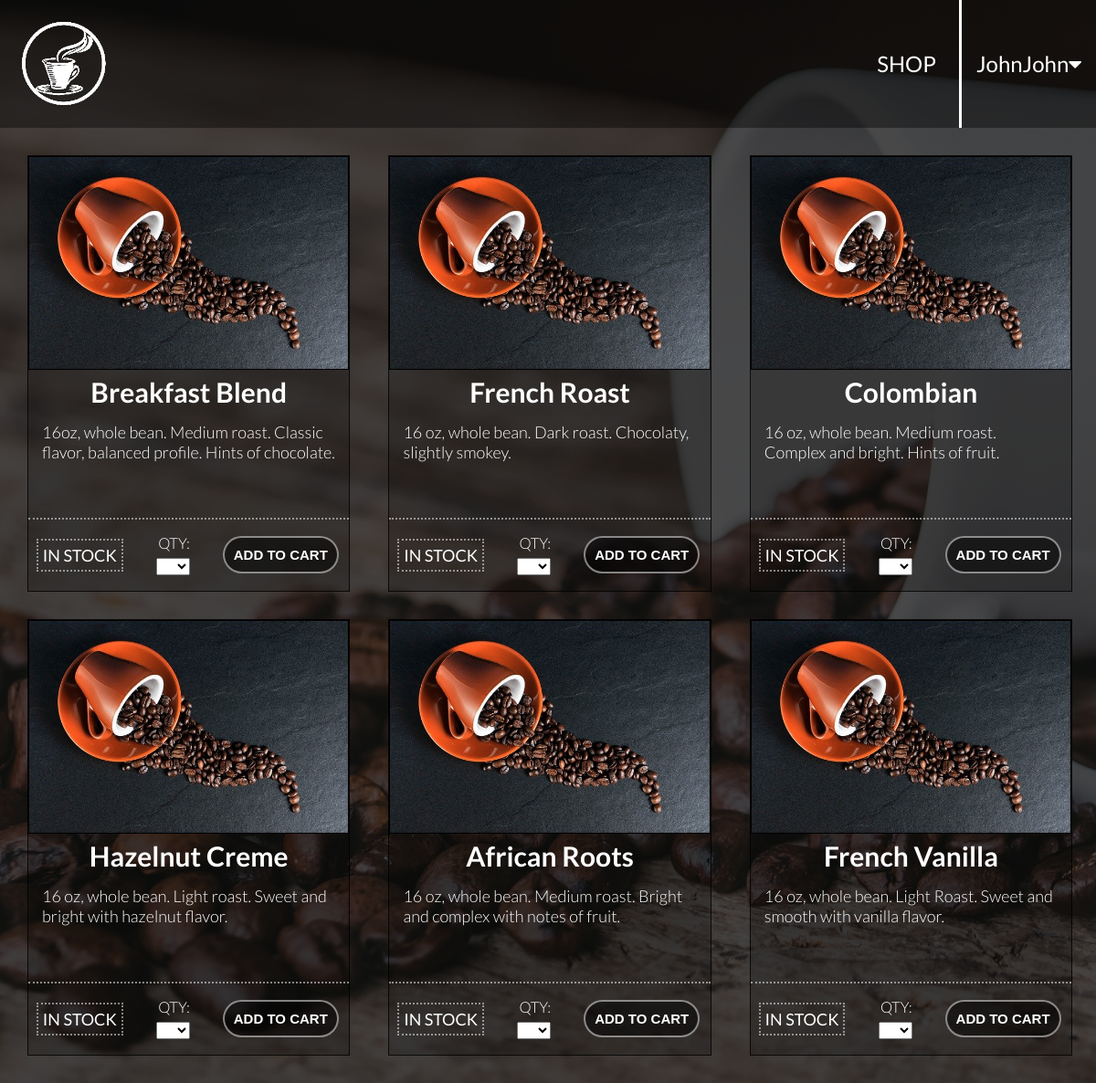
Screenshot of /products (signed in) with the database file from the repository.
### tables this page shows
CREATE TABLE `products` (
  `product_id` int(8) NOT NULL,
  `product_title` varchar(30) NOT NULL,
  `product_description` varchar(128) NOT NULL,
  `quantity` int(8) NOT NULL,
  `price` decimal(8,2) NOT NULL
);

### products.php (called while the page is built, shortened)
<?php
    include_once 'header.php'
?>
<?php
    include_once 'products-grid.php'
?>
<?php
    include_once 'footer.php'
?>

### products-grid.php (the view, shortened to what this page needs)
<div class="row">
    <div class="grid-container">
        <?php
            require_once 'includes/dbh-inc.php';
            $sql = "SELECT * FROM products;";
            $resultdata = mysqli_query($conn, $sql);
            while ($row = mysqli_fetch_assoc($resultdata)) {
                $product_title = $row["product_title"];
                $product_desc = $row["product_description"];
                $quantity = $row["quantity"];
                $product_id = $row["product_id"];
                echo '<div class="grid-item">';
                    echo '<img src="img/coffee-171653_640.jpg">';
                    echo '<h4 id="product-title">'.$product_title.'</h4>';
                    echo '<p id="product-description">'.$product_desc.'</p>';
                    echo '<div class="sub-grid-container">';
                        echo '<div>';
                        if ($quantity > 10) {
                            echo '<p class="stock-status">IN STOCK</p>';
                        } else if ($quantity < 10 && $quantity > 0) {
                            echo '<p class="stock-status">IN STOCK</p>';
                            echo '<p class="stock-message">Only '. $quantity . ' left!</p>';
                        } else {
                            echo '<p class="stock-status">OUT OF<br>STOCK</p>';
                        }
                        echo '</div>';
                        echo '<div class="align-right">';
                                if ($quantity > 10) {
                                    echo '<p class="quant-label">QTY:</p>';
                                    echo '<select id="'.$product_id.'quantity" name="quantity">';
                                    echo '<option value="0"></option>';
                                    for ($i = 1; $i <= 10; $i++) {
                                        echo '<option value="'.$i.'">'.$i.'</option>';
                                    }
                                } else if ($quantity < 10 && $quantity > 0) {
                                    echo '<p class="quant-label">QTY:</p>';
                                    echo '<select id="'.$product_id.'quantity" name="quantity">';
                                    echo '<option value="0"></option>';
                                    for ($i = 1; $i <= $quantity; $i++) {
                                        echo '<option value="'.$i.'">'.$i.'</option>';
                                    }
                                } else {
                                    echo '';
                                }
                            echo '</select>';
                        echo '</div>';
                        echo '<button class="btn btn-full-bw grid-item-button" type="submit" onclick="redirect('.$product_id.');">ADD TO CART</button>';
                    echo '</div>';
                echo '</div>';
            }
        ?>
    </div>
</div>

### css/grid.css (style rules this page uses)
.row { zoom: 1; }
.row:before, .row:after { content:""; display:table; }
.row:after { clear:both; }

### css/style.css (style rules this page uses)
* { margin: 0; padding: 0; box-sizing: border-box; }
html { background-color: #ffffff; background-image: linear-gradient(rgba(0, 0, 0, 0.7), rgba(0, 0, 0, 0.7)), url('img/spilled-coffee.jpg'); background-size: cover; background-position: center; background-attachment: fixed; height: 100vh; color: #333333; font-family: 'Lato', 'Arial', sans-serif; font-weight: 300; font-size: 24px; text-rendering: optimizeLegibility; }
.row { max-width: 1200px; margin: 0 auto; }
.align-right { text-align: right; }
h4 { color: white; }
.btn { display: inline-block; padding: 10px 30px; font-weight: 500; text-decoration: none; margin: 15px 10px 0px 0px; }
.btn-full-bw { background-color:rgba(0, 0, 0, 0.5); border-radius: 50px; color: rgb(255, 255, 255); }
.grid-container { position: relative; display: grid; grid-template-columns: 31% 31% 31%; column-gap: 42px; width: 100%; }
.sub-grid-container { display: grid; grid-template-columns: 32% 25% 41%; column-gap: 2px; width: 100%; align-items: center; justify-items: center; height: 80px; border-top: 2px dotted rgba(255, 255, 255, 0.5); }
.stock-status { color: white; font-weight: 500; border: 2px dotted rgba(255, 255, 255, 0.5); font-size: 60%; padding: 5px; }
.quant-label { color: white; font-weight: 300; font-size: 55%; padding: 0; margin-bottom: -10px; }
.grid-item { position: relative; background-color: rgba(0, 0, 0, 0.2); border: 1px solid rgba(0, 0, 0, 0.8); padding: 0; font-size: 30px; text-align: center; margin-bottom: 30px; }
.grid-item > img { max-width: 100%; }
.grid-item > p { color: #fff; font-weight: 300; font-size: 60%; text-align: left; padding: 15px; margin-bottom: 20px; min-width: 100%; min-height: 100px; }
.grid-item-button { text-decoration: none; font-size: 50%; font-weight: 800; border: 2px solid rgba(255, 255, 255, 0.5); margin: 0; padding: 10px; cursor: pointer; }

### rows the page displays
products: product_title "Breakfast Blend", product_description "16oz, whole bean. Medium roast. Classic flavor, balanced profile. Hints of chocolate.", quantity "IN STOCK"
products: product_title "French Roast", product_description "16 oz, whole bean. Dark roast. Chocolaty, slightly smokey.", quantity "IN STOCK"
products: product_title "Colombian", product_description "16 oz, whole bean. Medium roast. Complex and bright. Hints of fruit.", quantity "IN STOCK"
products: product_title "Hazelnut Creme", product_description "16 oz, whole bean. Light roast. Sweet and bright with hazelnut flavor.", quantity "IN STOCK"
products: product_title "African Roots", product_description "16 oz, whole bean. Medium roast. Bright and complex with notes of fruit.", quantity "IN STOCK"
products: product_title "French Vanilla", product_description "16 oz, whole bean. Light Roast. Sweet and smooth with vanilla flavor.", quantity "IN STOCK"

### other values shown
$_SESSION["useruid"] "JohnJohn"
